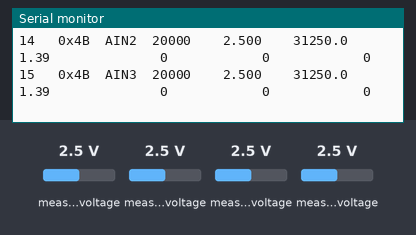
Simulated run of this program. Board: ESP32. On the bench: the last lines printed to the serial monitor. The inputs (shaded band) are chosen by the test bench; at power-on: measured voltage 2.5 V.

Above: at 1.5 s.
1.6 s: measured voltage (sensor 200) set to 0.1 V
3.6 s: measured voltage (sensor 201) set to 1.2 V
At 5.0 s:
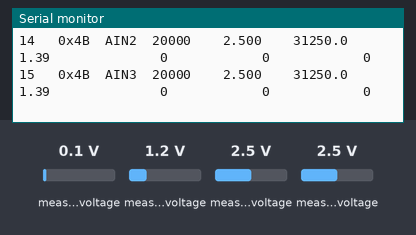
5.6 s: measured voltage (sensor 202) set to 3.8 V
At 7.0 s:
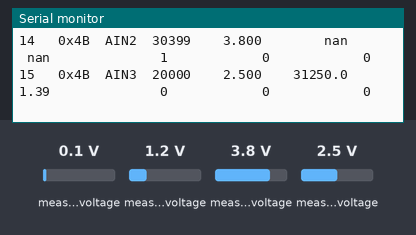
7.6 s: measured voltage (sensor 203) set to 0.1 V
At 8.6 s:
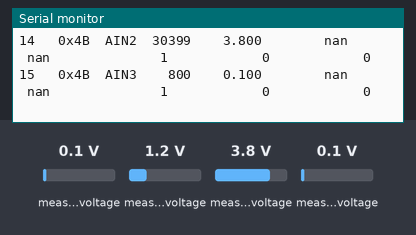
9.1 s: measured voltage (sensor 200) set to 1.2 V
10.6 s: measured voltage (sensor 201) set to 0.1 V
At 12.0 s:
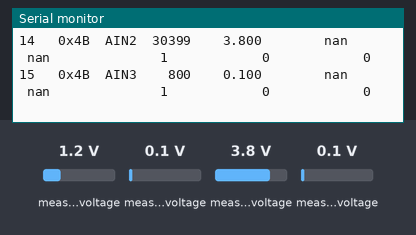
Timing chart, 0 to 13.1 s (numbered marks = the images above; inputs shaded):
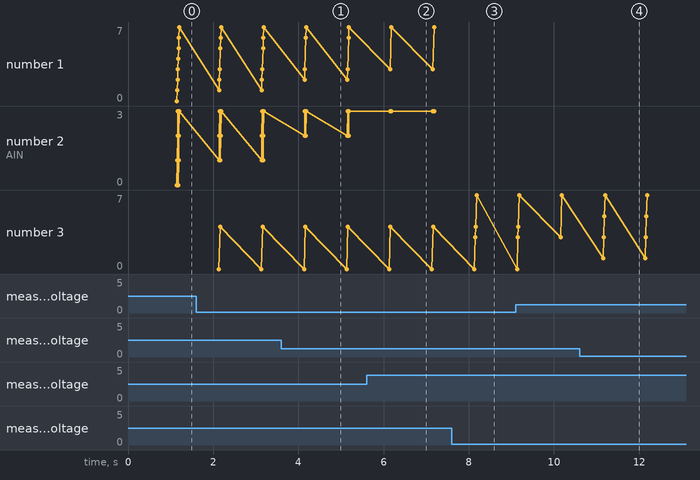

The program:

main.cpp
```cpp
#include <Arduino.h>
#include <Wire.h>
#include <Adafruit_ADS1X15.h>

#include "btm_config.h"
#include "ntc_math.h"

struct ChannelFlags {
  bool sensor_missing;
  bool out_of_range;
  bool adc_read_fail;
};

struct ChannelReading {
  int16_t raw;
  float volts;
  float r_ohm;
  float t_c;
  ChannelFlags flags;
};

static Adafruit_ADS1115 g_ads[BTM_ADS_COUNT];
static bool g_ads_ok[BTM_ADS_COUNT] = {false, false, false, false};
static ChannelReading g_readings[BTM_CHANNEL_COUNT];
static uint32_t g_cycle_count = 0;

static float adc_to_voltage(int16_t raw) {
  return ((float)raw * BTM_ADS_FS_VOLTS) / 32768.0f;
}

static bool voltage_to_ntc_resistance(float v_out, float* out_r_ntc) {
  if (!out_r_ntc) return false;
  if (!isfinite(v_out)) return false;

  const float vcc = BTM_DIVIDER_VCC_VOLTS;
  const float r_fixed = BTM_DIVIDER_R_FIXED_OHM;
  if (vcc <= 0.0f || r_fixed <= 0.0f) return false;

  if (v_out <= 0.0f || v_out >= vcc) return false;

  if (BTM_DIVIDER_ORIENTATION == BTM_R_FIXED_TOP__NTC_BOTTOM) {
    *out_r_ntc = r_fixed * v_out / (vcc - v_out);
  } else {
    *out_r_ntc = r_fixed * (vcc - v_out) / v_out;
  }

  return isfinite(*out_r_ntc) && (*out_r_ntc > 0.0f);
}

static void init_i2c() {
  Wire.begin(BTM_I2C_SDA_PIN, BTM_I2C_SCL_PIN);
  Wire.setClock(BTM_I2C_FREQ_HZ);
}

static uint8_t begin_ads_devices() {
  uint8_t found = 0;

  for (uint8_t i = 0; i < BTM_ADS_COUNT; i++) {
    const uint8_t addr = BTM_ADS_ADDRS[i];

    if (g_ads[i].begin(addr, &Wire)) {
      g_ads[i].setGain(GAIN_ONE);
      g_ads[i].setDataRate(RATE_ADS1115_128SPS);
      g_ads_ok[i] = true;
      found++;
    } else {
      g_ads_ok[i] = false;
    }
  }

  return found;
}

static void print_config(uint8_t ads_found) {
  Serial.println();
  Serial.println(F("=== BTM BENCH TEST ==="));
  Serial.printf("Board target: ESP32 Dev Module\n");
  Serial.printf("I2C: SDA=%d SCL=%d FREQ=%u Hz\n", BTM_I2C_SDA_PIN, BTM_I2C_SCL_PIN, (unsigned)BTM_I2C_FREQ_HZ);
  Serial.printf("ADS expected: 0x%02X 0x%02X 0x%02X 0x%02X | found=%u\n",
                BTM_ADS_ADDRS[0], BTM_ADS_ADDRS[1], BTM_ADS_ADDRS[2], BTM_ADS_ADDRS[3], ads_found);
  Serial.printf("Divider: VCC=%.3fV R_FIXED=%.1fohm\n", (double)BTM_DIVIDER_VCC_VOLTS, (double)BTM_DIVIDER_R_FIXED_OHM);
  Serial.printf("Orientation: %s\n",
                (BTM_DIVIDER_ORIENTATION == BTM_R_FIXED_TOP__NTC_BOTTOM) ? "Rfixed_to_VCC / NTC_to_GND" : "NTC_to_VCC / Rfixed_to_GND");
  Serial.printf("NTC Beta model: Beta=%.1f R25=%.1fohm T0=%.1fC\n",
                (double)BTM_NTC_BETA_K, (double)BTM_NTC_R25_OHM, (double)BTM_NTC_T0_C);
  Serial.printf("Temperature flag range: %.1fC .. %.1fC\n", (double)BTM_TEMP_MIN_C, (double)BTM_TEMP_MAX_C);
  Serial.println();
}

static void print_table_header() {
  Serial.println(F("idx  addr  ain  raw     volts    r_ohm      temp_c   sensor_missing out_of_range adc_read_fail"));
  Serial.println(F("---  ----  ---  ------  -------  ---------  -------  ------------- ------------ ------------"));
}

static void sample_all_channels() {
  const float vcc = BTM_DIVIDER_VCC_VOLTS;
  const float v_short_limit = vcc * BTM_SENSOR_SHORT_FRAC;
  const float v_open_limit = vcc * BTM_SENSOR_OPEN_FRAC;

  for (uint8_t idx = 0; idx < BTM_CHANNEL_COUNT; idx++) {
    ChannelReading out = {0, NAN, NAN, NAN, {false, false, false}};

    const uint8_t dev = idx / BTM_CHANNELS_PER_ADS;
    const uint8_t ain = idx % BTM_CHANNELS_PER_ADS;

    if (!g_ads_ok[dev]) {
      out.flags.adc_read_fail = true;
      g_readings[idx] = out;
      continue;
    }

    out.raw = g_ads[dev].readADC_SingleEnded(ain);

    // In single-ended mode, negative raw usually means invalid reading on this setup.
    if (out.raw < 0) {
      out.flags.adc_read_fail = true;
      g_readings[idx] = out;
      continue;
    }

    out.volts = adc_to_voltage(out.raw);

    if (!isfinite(out.volts) || out.volts <= v_short_limit || out.volts >= v_open_limit) {
      out.flags.sensor_missing = true;
      g_readings[idx] = out;
      continue;
    }

    if (!voltage_to_ntc_resistance(out.volts, &out.r_ohm)) {
      out.flags.sensor_missing = true;
      g_readings[idx] = out;
      continue;
    }

    out.t_c = ntc_resistance_to_c_beta(out.r_ohm, BTM_NTC_BETA_K, BTM_NTC_R25_OHM, BTM_NTC_T0_C);

    if (!isfinite(out.t_c) || out.t_c < BTM_TEMP_MIN_C || out.t_c > BTM_TEMP_MAX_C) {
      out.flags.out_of_range = true;
    }

    g_readings[idx] = out;
  }
}

static void print_table() {
  g_cycle_count++;
  Serial.printf("cycle=%lu uptime_ms=%lu\n", (unsigned long)g_cycle_count, (unsigned long)millis());

  // Reprint header periodically to keep long serial logs readable.
  if ((g_cycle_count % 10U) == 1U) {
    print_table_header();
  }

  for (uint8_t idx = 0; idx < BTM_CHANNEL_COUNT; idx++) {
    const uint8_t dev = idx / BTM_CHANNELS_PER_ADS;
    const uint8_t ain = idx % BTM_CHANNELS_PER_ADS;
    const uint8_t addr = BTM_ADS_ADDRS[dev];
    const ChannelReading& r = g_readings[idx];

    Serial.printf("%02u   0x%02X  AIN%u %6d  %7.3f  %9.1f  %7.2f  %13u %12u %12u\n",
                  idx,
                  addr,
                  ain,
                  (int)r.raw,
                  (double)r.volts,
                  (double)r.r_ohm,
                  (double)r.t_c,
                  r.flags.sensor_missing ? 1 : 0,
                  r.flags.out_of_range ? 1 : 0,
                  r.flags.adc_read_fail ? 1 : 0);
  }
  Serial.println();
}

void setup() {
  Serial.begin(BTM_SERIAL_BAUD);
  delay(300);

  init_i2c();
  const uint8_t ads_found = begin_ads_devices();

  print_config(ads_found);
  print_table_header();
}

void loop() {
  static uint32_t last_print_ms = 0;
  const uint32_t now = millis();

  if (now - last_print_ms >= BTM_PRINT_PERIOD_MS) {
    last_print_ms = now;
    sample_all_channels();
    print_table();
  }
}
```

ntc_math.h
```cpp
#pragma once
#include <math.h>

// Minimal bench math helpers for a 10k NTC using the Beta model.
// This is intentionally simple and easy to inspect.

static constexpr float BTM_KELVIN_OFFSET = 273.15f;

inline float ntc_resistance_to_c_beta(float r_ntc_ohm, float beta_k, float r0_ohm, float t0_c) {
  if (!isfinite(r_ntc_ohm) || !isfinite(beta_k) || !isfinite(r0_ohm) || !isfinite(t0_c)) return NAN;
  if (r_ntc_ohm <= 0.0f || beta_k <= 0.0f || r0_ohm <= 0.0f) return NAN;

  const float t0_k = t0_c + BTM_KELVIN_OFFSET;
  if (t0_k <= 0.0f) return NAN;

  const float inv_t = (1.0f / t0_k) + (1.0f / beta_k) * logf(r_ntc_ohm / r0_ohm);
  if (!isfinite(inv_t) || inv_t <= 0.0f) return NAN;

  const float t_k = 1.0f / inv_t;
  return t_k - BTM_KELVIN_OFFSET;
}
```

btm_config.h
```cpp
#pragma once
#include <stdint.h>

// Bench configuration for ESP32 Dev Module + 4x ADS1115 + 16x NTC.
// Keep this intentionally simple for tomorrow's hardware session.

#ifndef BTM_SERIAL_BAUD
#define BTM_SERIAL_BAUD 115200
#endif

#ifndef BTM_PRINT_PERIOD_MS
#define BTM_PRINT_PERIOD_MS 1000
#endif

// ESP32 Dev Module practical defaults
#ifndef BTM_I2C_SDA_PIN
#define BTM_I2C_SDA_PIN 21
#endif

#ifndef BTM_I2C_SCL_PIN
#define BTM_I2C_SCL_PIN 22
#endif

// Conservative default for first bring-up. Increase later if needed.
#ifndef BTM_I2C_FREQ_HZ
#define BTM_I2C_FREQ_HZ 100000
#endif

static constexpr uint8_t BTM_ADS_COUNT = 4;
static constexpr uint8_t BTM_CHANNELS_PER_ADS = 4;
static constexpr uint8_t BTM_CHANNEL_COUNT = BTM_ADS_COUNT * BTM_CHANNELS_PER_ADS;

// ADDR strap plan for 4 devices
static constexpr uint8_t BTM_ADS_ADDRS[BTM_ADS_COUNT] = {0x48, 0x49, 0x4A, 0x4B};

// ADS1115 gain is set to GAIN_ONE in main.cpp (FS = +/-4.096V)
#ifndef BTM_ADS_FS_VOLTS
#define BTM_ADS_FS_VOLTS 4.096f
#endif

#ifndef BTM_DIVIDER_VCC_VOLTS
#define BTM_DIVIDER_VCC_VOLTS 3.300f
#endif

#ifndef BTM_DIVIDER_R_FIXED_OHM
#define BTM_DIVIDER_R_FIXED_OHM 10000.0f
#endif

enum BtmDividerOrientation : uint8_t {
  BTM_R_FIXED_TOP__NTC_BOTTOM = 0,
  BTM_NTC_TOP__R_FIXED_BOTTOM = 1
};

#ifndef BTM_DIVIDER_ORIENTATION
#define BTM_DIVIDER_ORIENTATION BTM_R_FIXED_TOP__NTC_BOTTOM
#endif

// NTC Beta model defaults for 10k B3950
#ifndef BTM_NTC_BETA_K
#define BTM_NTC_BETA_K 3950.0f
#endif

#ifndef BTM_NTC_R25_OHM
#define BTM_NTC_R25_OHM 10000.0f
#endif

#ifndef BTM_NTC_T0_C
#define BTM_NTC_T0_C 25.0f
#endif

// Simple bench flags
#ifndef BTM_SENSOR_SHORT_FRAC
#define BTM_SENSOR_SHORT_FRAC 0.05f
#endif

#ifndef BTM_SENSOR_OPEN_FRAC
#define BTM_SENSOR_OPEN_FRAC 0.95f
#endif

#ifndef BTM_TEMP_MIN_C
#define BTM_TEMP_MIN_C -20.0f
#endif

#ifndef BTM_TEMP_MAX_C
#define BTM_TEMP_MAX_C 80.0f
#endif
```

Measured:
- after the input at 3.6 s, the serial monitor: prints a new line after 0.54 s (image 1)
- after the input at 5.6 s, the serial monitor: prints a new line after 0.55 s (image 2)
- after the input at 7.6 s, the serial monitor: prints a new line after 0.55 s (image 3)
- after the input at 10.6 s, the serial monitor: prints a new line after 0.55 s (image 4)
